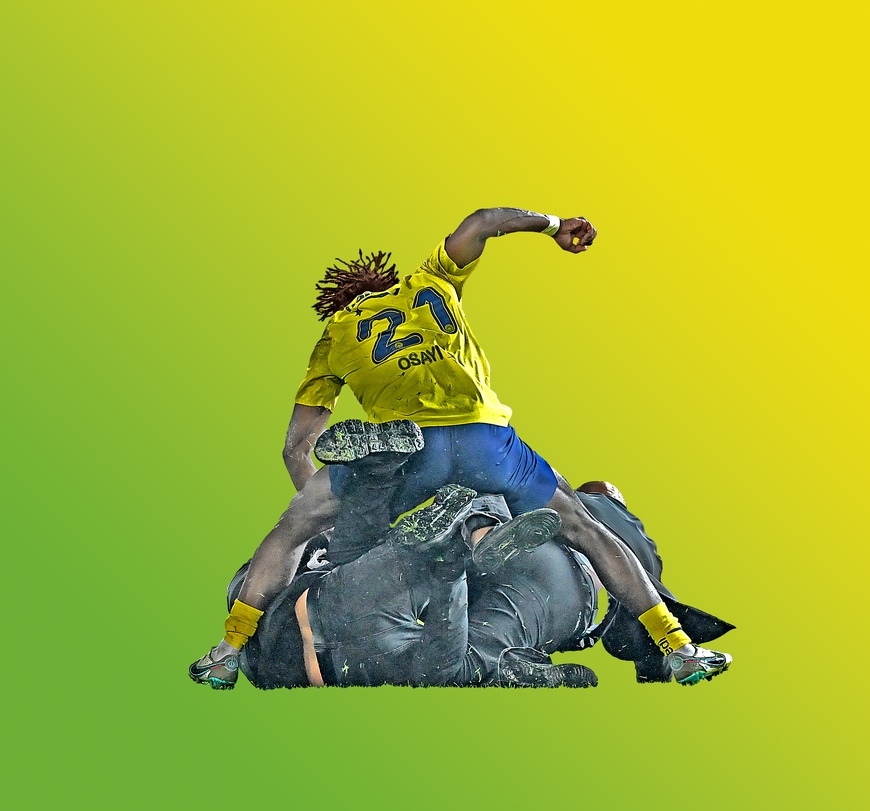
#> input picture 1- Temel OpenCv İşlemleri/Osayi3.jpg, 870 x 811 px, shrunk from 2984 x 2780 before the run
$ python '12- Eşikleme.py'
#> lines starting #> are read from the running program, lines starting #| are printed output that depends on the picture; after the words box and inside, x2 and y2 are one past the last pixel; in counts of white or black regions, pixels touching at a corner belong together
import cv2 as cv
import numpy as np

path = "Osayi3.jpg"
src = cv.imread(path)
#> src is the input picture: shape (811, 870, 3); mean B, G, R 46, 181.8, 163.2

T = 127

gray = cv.cvtColor(src,cv.COLOR_BGR2GRAY)
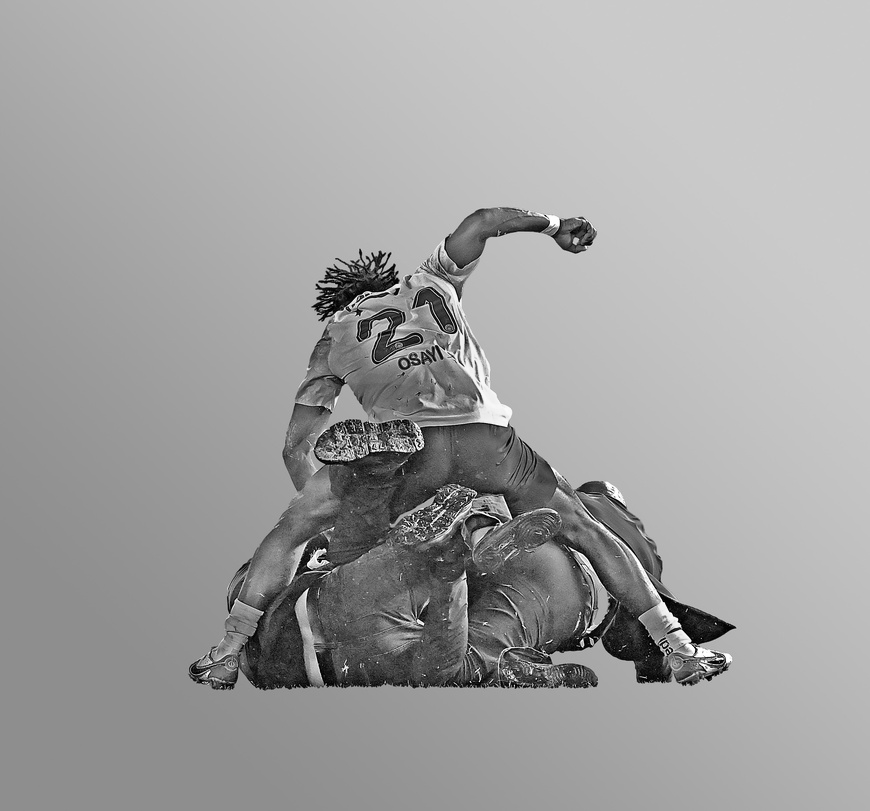
#> gray: shape (811, 870); min 0, max 255, mean 160.8

for i in range(5):
    ret,binary = cv.threshold(gray,T,255,i)
    cv.imshow('binary_'+str(i),binary)
#> this loop made 5 passes
#> pass 1, `ret,binary = cv.threshold(gray,T,255,i)`:
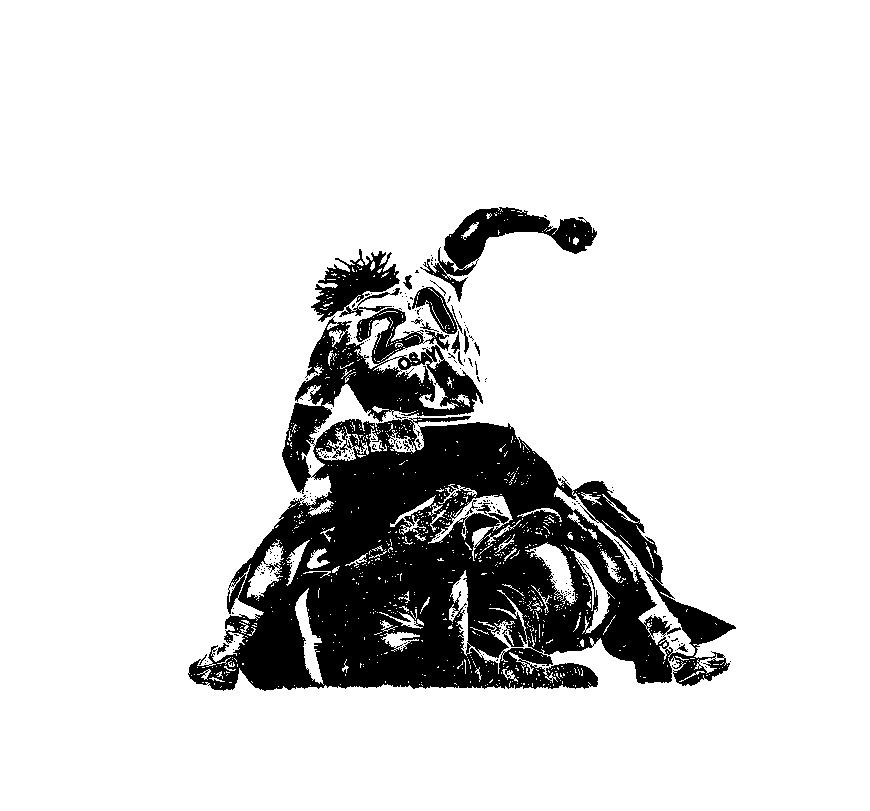
#> binary: shape (811, 870); 85.6% white; 232 black regions (214 under 20 px), largest, box (x1, y1, x2, y2) and area: (188, 249, 736, 691) 95130, (420, 207, 597, 302) 4641, (412, 287, 463, 334) 931
#> pass 3, `ret,binary = cv.threshold(gray,T,255,i)`:
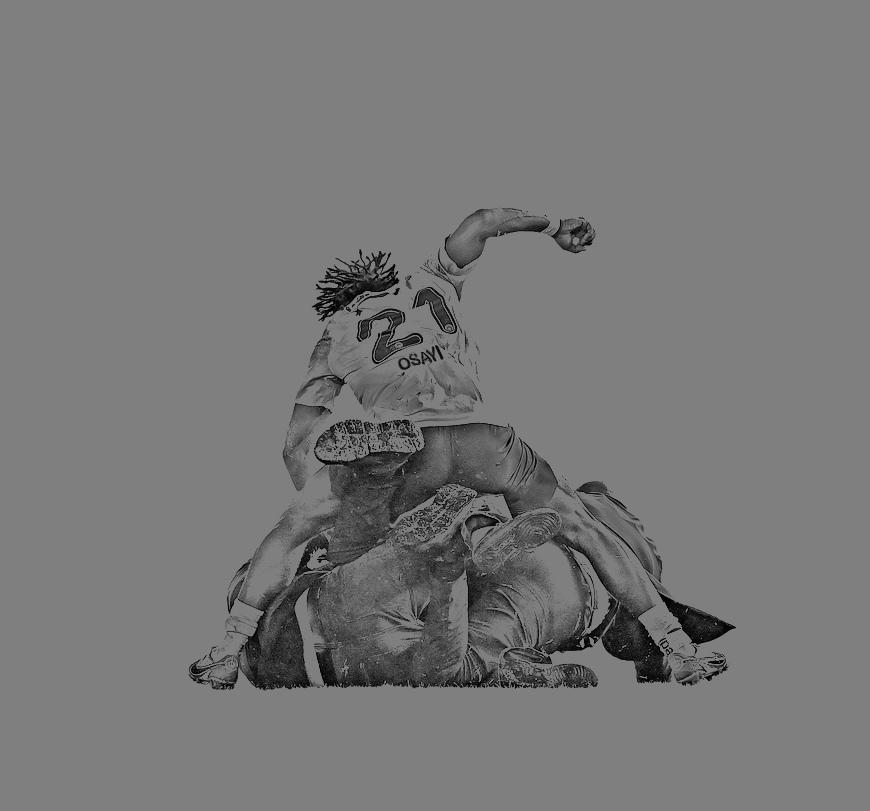
#> binary: shape (811, 870); min 0, max 127, mean 119.7

cv.waitKey(0)

$ run again, with 1- Temel OpenCv İşlemleri/Osayi orj.jpg copied over 1- Temel OpenCv İşlemleri/Osayi3.jpg
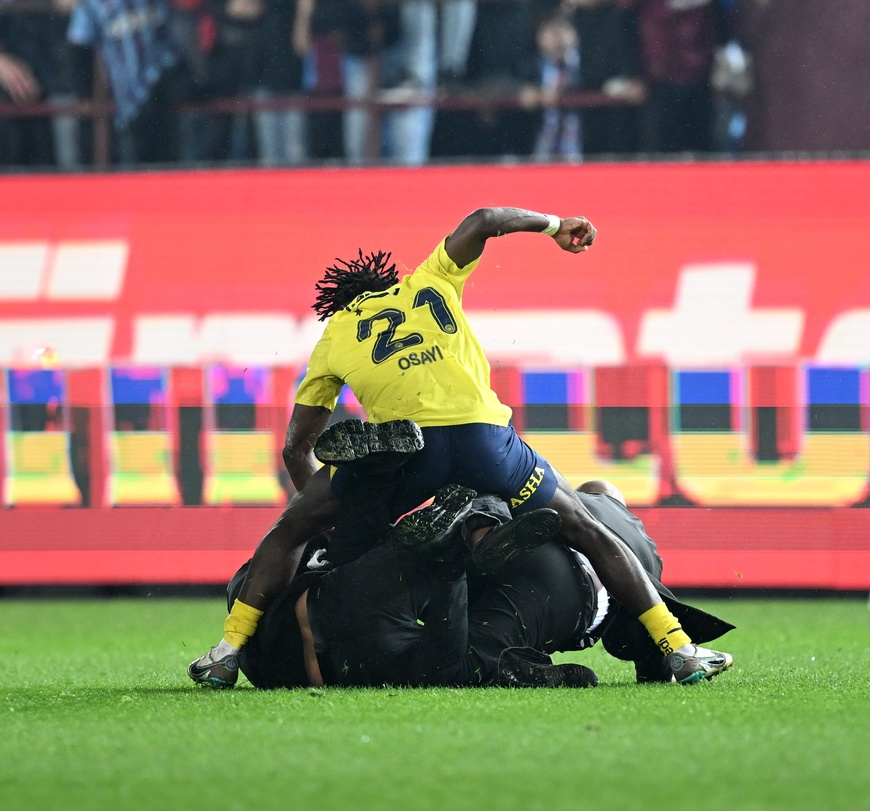
#> input picture 1- Temel OpenCv İşlemleri/Osayi orj.jpg, 870 x 811 px, shrunk from 2984 x 2780 before the run
#> src is the input picture: shape (811, 870, 3); mean B, G, R 97.7, 117.3, 141.1
#> the loop `for i in range(5):` made 5 passes
#> pass 1, `ret,binary = cv.threshold(gray,T,255,i)`:
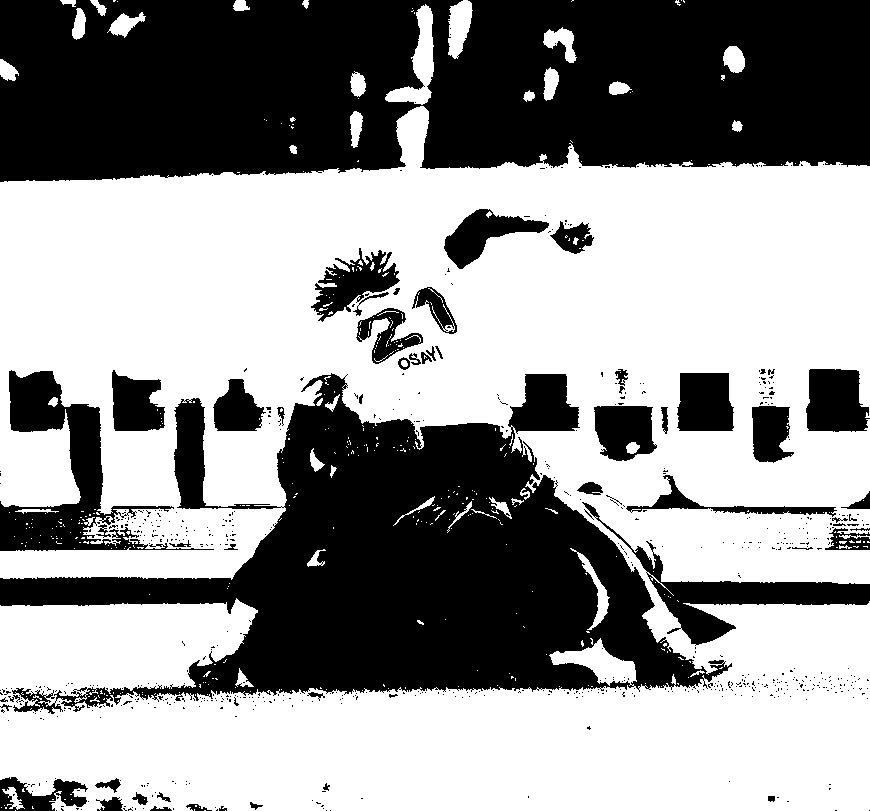
#> binary: shape (811, 870); 58.2% white; 690 black regions (634 under 20 px), largest, box (x1, y1, x2, y2) and area: (0, 0, 870, 182) 139294, (0, 373, 732, 714) 106948, (0, 370, 214, 551) 10730
#> pass 3, `ret,binary = cv.threshold(gray,T,255,i)`:
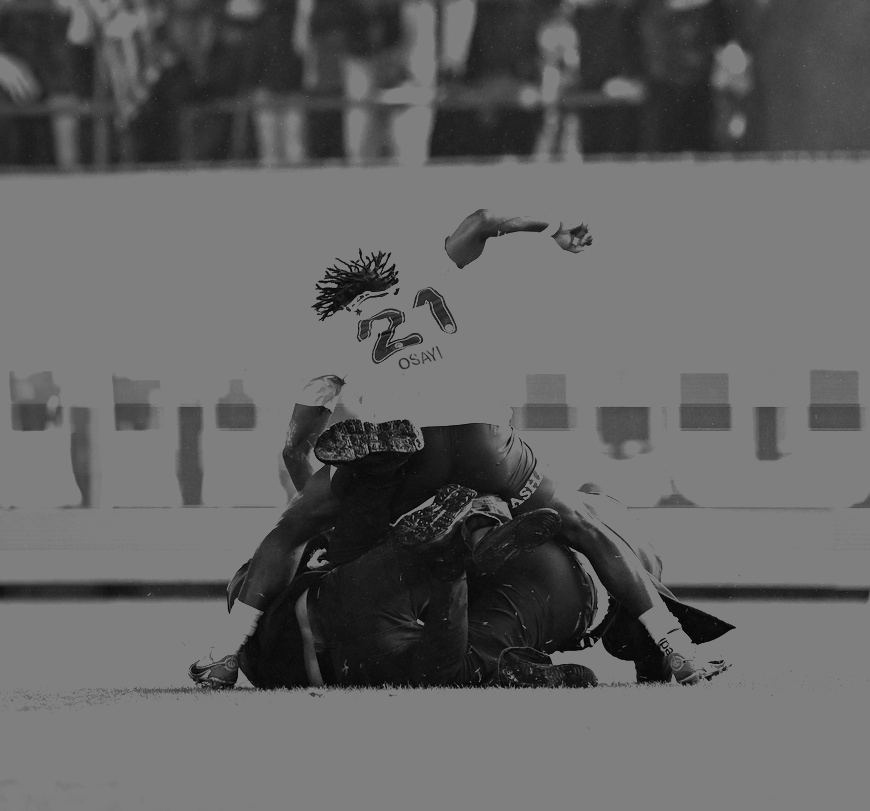
#> binary: shape (811, 870); min 1, max 127, mean 99.1
